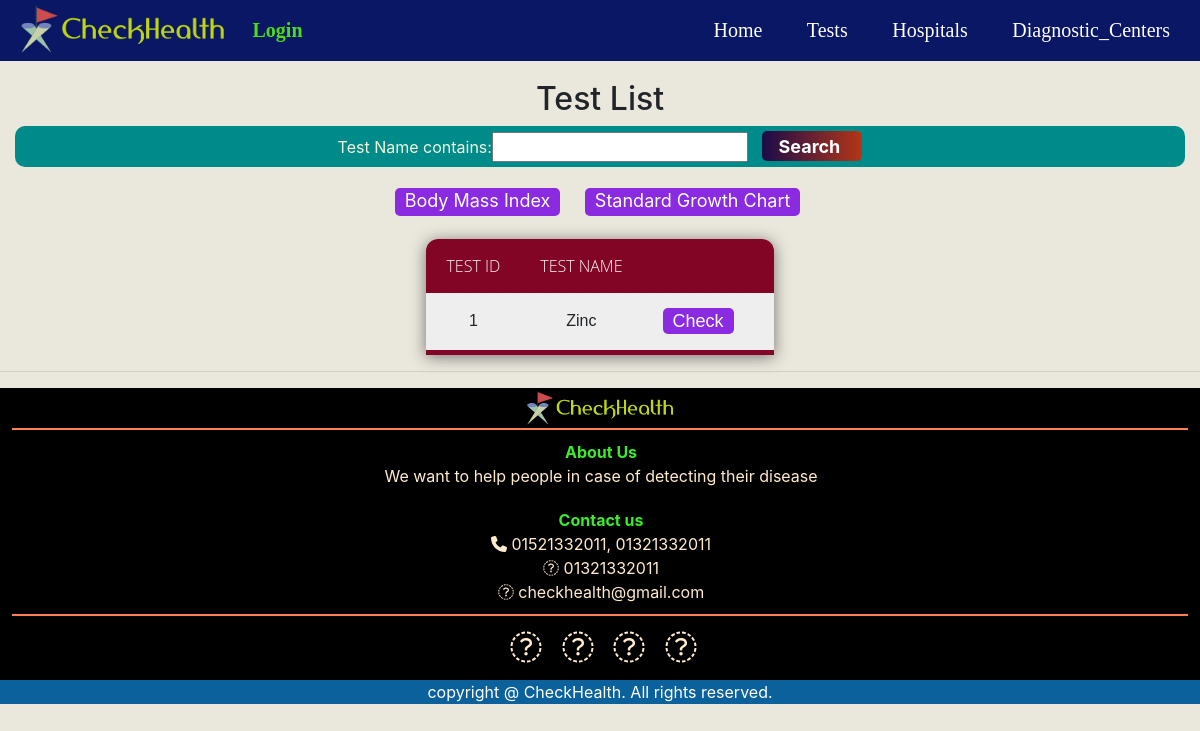
/show, run on an earlier commit of the app's database.
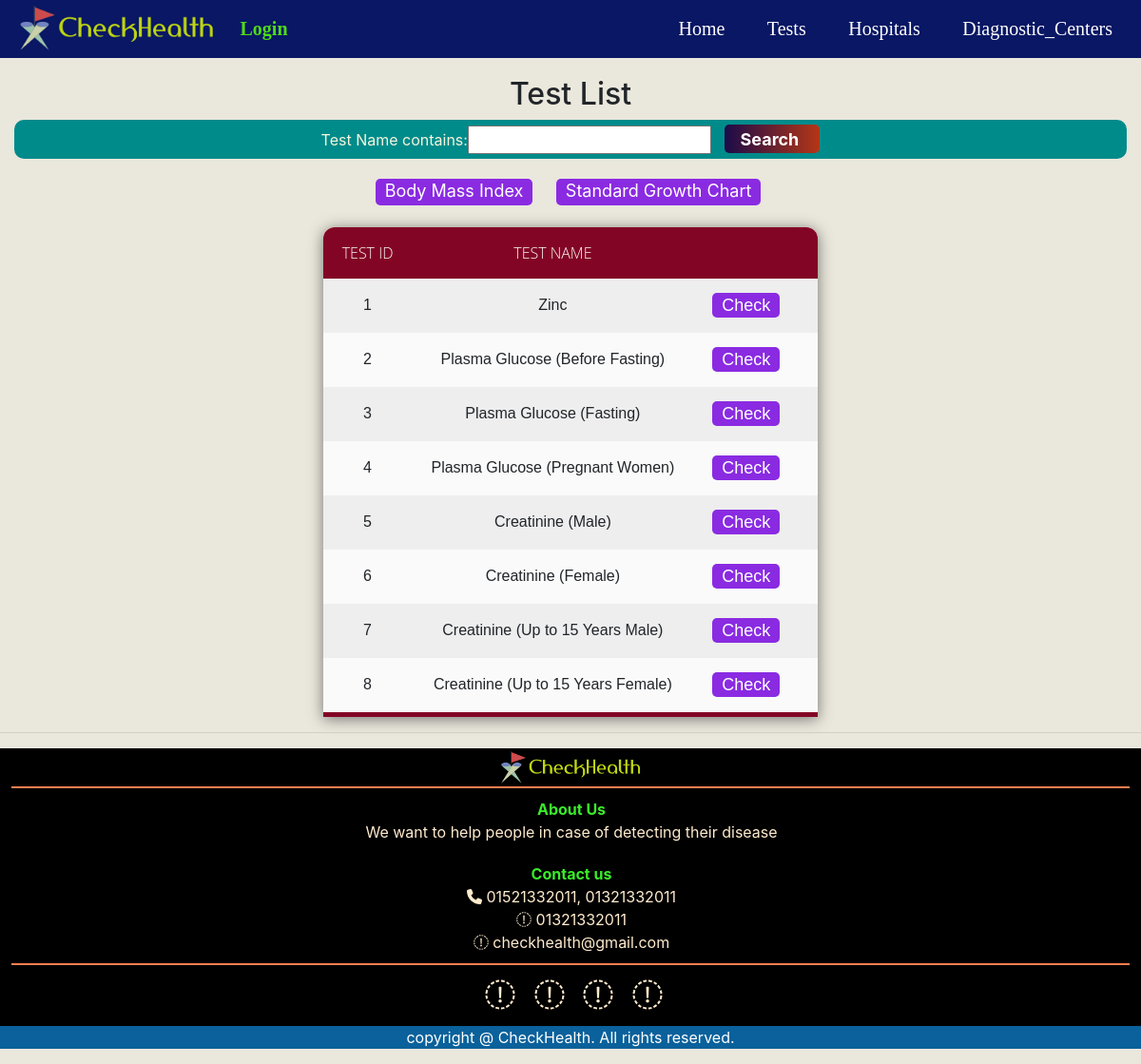
And on a later commit of the database.
### SARZS/models.py (models this page shows)
class test(models.Model):
    tid = models.CharField(max_length=10, null=True)
    Test_Name = models.CharField(max_length=100, null=True)
    tmin = models.FloatField()
    tmax = models.FloatField()
    treference = models.CharField(max_length=100, null=True)
    tunit = models.CharField(max_length=100, null=True)
    tdoctor = models.CharField(max_length=100, null=True)
    tdescription = models.TextField(null=True)
    thigh_disease = models.CharField(max_length=100, null=True)
    tlow_disease = models.CharField(max_length=100, null=True)
    thigh_advice = models.TextField(null=True)
    tlow_advice = models.TextField(null=True)

### SARZS/views.py (the view)
# urls.py: path('show', show, name='show'),
def show(request):
    table_test = test.objects.all()
    myFilter = testFilter(request.GET, queryset=table_test)
    table_test = myFilter.qs
    return render(request, 'htmls/show.html', {'table_test': table_test, 'myFilter': myFilter})

### SARZS/templates/htmls/show.html (shortened to what this page needs)
{% extends 'htmls/main.html' %}
{% block content %}
<head>
</head>
<body>
    <h2 style="text-align: center;">Test List</h2>
    <div class="bar">
    <form method="GET">
        {{myFilter.form}}
        <button class="submit_button" type="submit">Search</button>
    </form>
    </div>
    <div class="special">
        <a class="special_button" href="{% url 'BMI' %}">Body Mass Index</a>
        <a class="special_button" href="{% url 'growth' %}">Standard Growth Chart</a>
    </div>
    <table>
        <tr>
            <th>Test Id</th>
            <th>Test Name</th>
            <th></th>
        </tr>
        {% for i in table_test %}
        <tr>
            <td>{{ i.tid }}</td>
            <td >{{ i.Test_Name }}</td>
            <td>
                <a class="button" href="{% url 'check' i.id %}">Check</a>
            </td>
        </tr>
        {% endfor %}
    </table>
</body>
{% endblock %}

### SARZS/templates/htmls/main.html (shortened to what this page needs)
<!doctype html>
<html lang="en">
  <head>
    <link rel="stylesheet" href="https://cdn.jsdelivr.net/npm/bootstrap@4.5.3/dist/css/bootstrap.min.css">
  </head>
  <body>
  {%  include 'htmls/navBar.html' %}
  <div class="container-fluid">
  {% block content %}
	{% endblock %}
  </div>
</body>
<hr>
{% load static %}
<footer>
  <img src="{% static 'images/logo5.png' %}" height="40px" alt="logo">
  <div class="divider"></div>
  <div class="about">
    <div class="topic">
      About Us
    </div>
    We want to help people in case of detecting their disease
  </div>
  <div class="contact">
    <div class="topic">
      Contact us
    </div>
    <i class="fa fa-phone" aria-hidden="true"></i> 01521332011, 01321332011
    <br>
    <i class="fa fa-whatsapp" aria-hidden="true"></i> 01321332011
    <br>
    <i class="fa fa-envelope-o" aria-hidden="true"></i> checkhealth@gmail.com
  </div>
  <div class="divider"></div>
  <div class="social">
    <i class="fa fa-facebook-official fa-2x" aria-hidden="true" style="padding: 5px; padding-left: 10px;"></i>
    <i class="fa fa-instagram fa-2x" aria-hidden="true" style="padding: 5px; padding-left: 10px;"></i>
    <i class="fa fa-twitter fa-2x" aria-hidden="true" style="padding: 5px; padding-left: 10px;"></i>
    <i class="fa fa-linkedin fa-2x" aria-hidden="true" style="padding: 5px; padding-left: 10px;"></i>
  </div>
  <div class="copyright">
    <p>copyright @ CheckHealth. All rights reserved.</p>
  </div>
</footer>
</html>

### SARZS/templates/htmls/navBar.html (shortened to what this page needs)
<!DOCTYPE html>
<html lang="en">
<head>
      <link rel="stylesheet" href="https://maxcdn.bootstrapcdn.com/font-awesome/4.7.0/css/font-awesome.min.css">
</head>
<body>
      <div class="wrapper">
            <header>
                  <nav>
                        {% load static %}
                        <div class="logo">
                              <img class="nav_logo" height="55px" src="{% static 'images/logo5.png' %}">
                              <div class="user">
                                    {% if user.is_authenticated %}
                                    <a class="log_out" href="{% url 'logout' %}">Logout</a>
                                    {% else %}
                                    <a class="log_in" href="{% url 'login' %}">Login</a>
                                    {% endif %}
                              </div>
                        </div>
                        <div class="menu">
                              <ul>
                                    <li><a href="{% url 'home' %}">Home</a></li>
                                    <li><a href="{% url 'show' %}">Tests</a></li>
                                    <li><a href="{% url 'hospital' %}">Hospitals</a></li>
                                    <li><a href="{% url 'diagnostic_center' %}">Diagnostic_Centers</a></li>
                              </ul>
                        </div>
                  </nav>
            </header>
      </div>
</body>
</html>

### SARZS/templates/htmls/main.html (style rules this page uses)
body { background: #EAE7DC; }
footer { background-color: black; color: blanchedalmond; text-align: center; }
.about, .contact { padding: 10px; padding-left: 12px; margin: auto; text-align: center; }
.topic { font-weight: bold; color: rgb(58, 236, 42); }
.divider { width: 98%; height: 2px; background-color: coral; margin: auto; }
.social { padding: 10px; padding-left: 12px; margin: auto; text-align: center; }
.copyright { background: rgb(10, 97, 155); color: white; }

### SARZS/templates/htmls/navBar.html (style rules this page uses)
html, body { margin: 0; padding: 0; width: 100%; }
header { width: 100%; height: 10vh; }
.logo { line-height: 60px; position: fixed; float: left; margin: -2px 2px; }
.user { margin-top: 2px; float: right; font-size: 20px; font-family: Georgia, serif; }
nav { position: fixed; width: 100%; line-height: 60px; background: rgb(9, 23, 100); z-index: 2; }
nav ul { line-height: 60px; list-style: none; background: rgba(0, 0, 0, 0); overflow: hidden; color: #fff; padding: 0; text-align: right; margin: 0; padding-right: 10px; }
nav ul li { display: inline-block; }
nav ul li a { font-family: Georgia, serif; font-size: 20px; text-decoration: none; color: white; padding: 10px 20px;; }
.log_in { font-family: Georgia, serif; font-size: 20px; text-decoration: none; color: rgb(79, 219, 24); padding: 10px 10px;; font-weight: bold; }

### SARZS/templates/htmls/show.html (style rules this page uses)
.bar { text-align: center; background-color: darkcyan ; border-radius: 10px; color: beige; }
.submit_button { height: 30px; width: 100px; background: -webkit-linear-gradient(left, #1b0b49, #b43616); border: none; color: #fff; padding-left: 0; border-radius: 5px; font-size: 18px; font-weight: bold; cursor: pointer; text-align: center; margin-top: 5px; margin-left: 10px; }
table { margin: auto; border-collapse: collapse; border-spacing: 0; box-shadow: 0 2px 15px rgba(64,64,64,.7); border-radius: 12px 12px 0 0; margin-top: 5px; overflow: hidden; }
td , th { padding: 15px 20px; text-align: center; }
th { background-color: rgb(131, 5, 37); color: #fafafa; font-family: 'Open Sans',Sans-serif; font-weight: 200; text-transform: uppercase; }
tr { width: 100%; background-color: #fafafa; font-family: 'Montserrat', sans-serif; }
tr:nth-child(even) { background-color: #eeeeee; }
tr:last-of-type { border-bottom: 5px solid rgb(131, 5, 37); }
.button { font-size: 18px; color: white ; background-color: blueviolet; margin-right: 20px; padding-top: 3px; padding-bottom: 3px; padding-left: 10px; padding-right: 10px; border-radius: 5px; }
.special { padding-left: 15px; padding-top: 20px; text-align: center; padding-bottom: 20px; }
.special_button { font-size: 18px; color: white ; background-color: blueviolet; margin-right: 20px; padding-top: 2px; padding-bottom: 5px; padding-left: 10px; padding-right: 10px; border-radius: 5px; }

What changed in the data, as far as the page shows it:
added test: tid "2", Test_Name "Plasma Glucose (Before Fasting)"
added test: tid "3", Test_Name "Plasma Glucose (Fasting)"
added test: tid "4", Test_Name "Plasma Glucose (Pregnant Women)"
added test: tid "5", Test_Name "Creatinine (Male)"
added test: tid "6", Test_Name "Creatinine (Female)"
added test: tid "7", Test_Name "Creatinine (Up to 15 Years Male)"
added test: tid "8", Test_Name "Creatinine (Up to 15 Years Female)"
